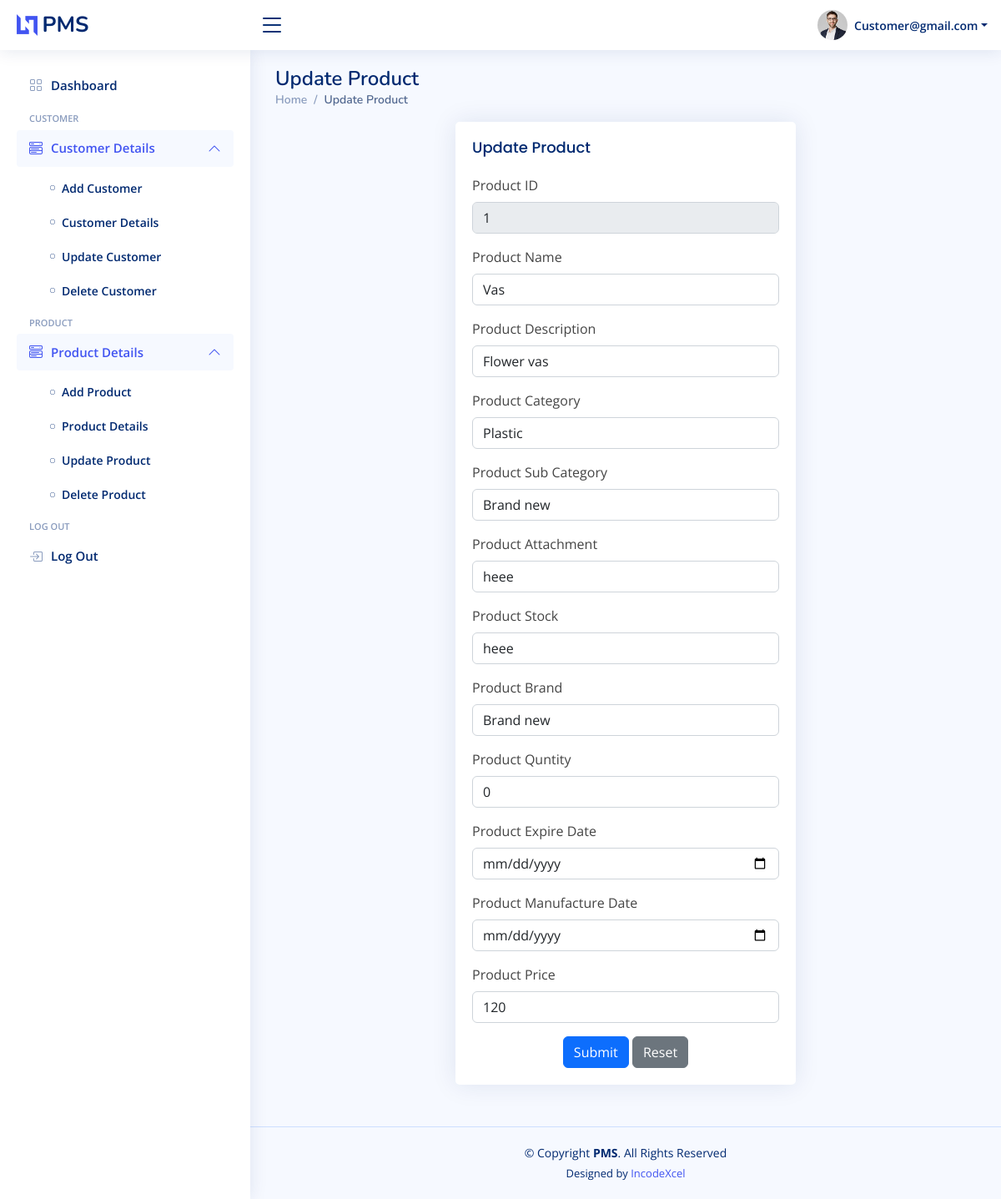
Screenshot of /PMS/Sample/update_product?i_id=1 (signed in) with the database file from the repository.
### tables this page shows
CREATE TABLE `item` (
  `i_id` int(11) NOT NULL,
  `i_name` varchar(50) NOT NULL,
  `i_des` varchar(50) NOT NULL,
  `i_cate` varchar(50) NOT NULL,
  `i_sub_cate` varchar(50) NOT NULL,
  `i_attach` varchar(30) NOT NULL,
  `i_stock` varchar(30) NOT NULL,
  `i_brand` varchar(50) NOT NULL,
  `i_quntity` int(11) NOT NULL,
  `i_expire_date` date NOT NULL,
  `i_mani_date` date NOT NULL,
  `price` int(11) NOT NULL
);

### PMS/Core/App.php (called while the page is built, shortened)
<?php
class App
{
    private $method;
    public function __construct()
    {
        $this->method = CONFIG['defmet'];
    }
    private function splitURL()
    {
        $URL = $_GET['url'] ?? CONFIG['defcon'];
        $URL = explode("/", trim($URL, "/"));
        return $URL;
    }
    public function loadController()
    {
        $URL = $this->splitURL();
        $controllerName = ucfirst($URL[0]);
        $filename = "App/controllers/" . $controllerName . ".php";
        if (file_exists($filename)) {
            unset($URL[0]);
        } else {
            $filename = "App/controllers/_404.php";
            require_once $filename;
            $this->controller = "_404";
        }
        $controller = new $this->controller();
        if (!empty($URL[1]) && method_exists($controller, $URL[1])) {
            $this->method = $URL[1];
            unset($URL[1]);
        }
        call_user_func_array([$controller, $this->method], $URL);
    }
}

### PMS/index.php (called while the page is built, shortened)
<?php
$app = new App;
$app->loadController();

### PMS/Core/Database.php (called while the page is built, shortened)
<?php
trait Database
{
    private function connect()
    {
        $dsn = CONFIG['db']['dbdriver'] . ":host=" . CONFIG['db']['hostname'] . ";dbname=" . CONFIG['db']['database'];
        try {
            $con = new PDO($dsn, CONFIG['db']['username'], CONFIG['db']['password']);
            $con->setAttribute(PDO::ATTR_ERRMODE, PDO::ERRMODE_EXCEPTION);
            return $con;
        } catch (PDOException $e) {
            echo "Connection failed: " . $e->getMessage();
            throw $e;
        }
    }
    public function query($query, $data = [])
    {
        try {
            $con = $this->connect();
            $stm = $con->prepare($query);
            $check = $stm->execute($data);
            if ($check) {
                $result = $stm->fetchAll(PDO::FETCH_OBJ);
                if (is_array($result) && count($result)) {
                    return $result;
                }
            }
        } catch (PDOException $e) {
            echo "Query execution failed: " . $e->getMessage();
        }
        return false;
    }
}

### PMS/Core/Model.php (called while the page is built, shortened)
<?php
trait Model
{
	public function selectFirst($data, $data_not = [])
	{
		$keys = array_keys($data);
		$query = "SELECT * FROM {$this->table} WHERE ";
		foreach ($keys as $key) {
			$query .= "{$key} = :{$key} AND ";
		}
		$query = rtrim($query, " AND ");
		$query .= " LIMIT {$this->limit} OFFSET {$this->offset}";
		$data = array_merge($data, $data_not);
		try {
			$result = $this->query($query, $data);
			if ($result) {
				return $result[0];
			}
			return false;
		} catch (Exception $e) {
			throw new Exception("Error executing query: " . $e->getMessage());
		}
	}
}

### PMS/App/views/Sample/update_product.php (the view, shortened to what this page needs)
<?php require_once('layout/header.php'); ?>
<main id="main" class="main">
	<div class="pagetitle">
		<h1>Update Product</h1>
		<nav>
			<ol class="breadcrumb">
				<li class="breadcrumb-item"><a href="index.html">Home</a></li>
				<li class="breadcrumb-item active">Update Product</li>
			</ol>
		</nav>
	</div>
	<section class="section dashboard">
		<div class="row justify-content-center">
			<div class="col-lg-6">
				<div class="card">
					<div class="card-body">
						<h5 class="card-title">Update Product</h5>
						<form class="row g-3" method="POST">
							<div class="col-12">
								<label for="inputId" class="form-label">Product ID</label>
								<input type="text" class="form-control" id="inputId" disabled value="<?= $product_management->i_id ?>">
							</div>
							<div class="col-12">
								<label for="inputProductName" class="form-label">Product Name</label>
								<input type="Text" class="form-control" name="inputName" id="inputProductName" value="<?= $product_management->i_name ?>">
							</div>
							<div class="col-12">
								<label for="inputDescription" class="form-label">Product Description</label>
								<input type="Text" class="form-control" name="inputDescription" id="inputDescription" value="<?= $product_management->i_des ?>">
							</div>
                            <div class="col-12">
								<label for="inputCategory" class="form-label">Product Category</label>
								<input type="Text" class="form-control" name="inputCategory" id="inputCategory" value="<?= $product_management->i_cate ?>">
							</div>
							<div class="col-12">
								<label for="inputSubCategory" class="form-label">Product Sub Category</label>
								<input type="Text" class="form-control" name="inputSubCategory" id="inputSubCategory" value="<?= $product_management->i_brand ?>">
							</div>
                            <div class="col-12">
								<label for="inputAttachment" class="form-label">Product Attachment</label>
								<input type="Text" class="form-control" name="inputAttachment" id="inputAttachment" value="<?= $product_management->i_attach ?>">
							</div>
                            <div class="col-12">
								<label for="inputStock" class="form-label">Product Stock</label>
								<input type="Text" class="form-control" name="inputStock" id="inputStock" value="<?= $product_management->i_stock ?>">
							</div>
                            <div class="col-12">
								<label for="inputBrand" class="form-label">Product Brand</label>
								<input type="Text" class="form-control" name="inputBrand" id="inputBrand" value="<?= $product_management->i_brand ?>">
							</div>
                            <div class="col-12">
								<label for="inputQuntity" class="form-label">Product Quntity</label>
								<input type="number" class="form-control" name="inputQuntity" id="inputQuntity" value="<?= $product_management->i_quntity ?>">
							</div>
                            <div class="col-12">
								<label for="inputExpireDate" class="form-label">Product Expire Date</label>
								<input type="date" class="form-control" name="inputExpireDate" id="inputExpireDate" placeholder="1234 Main St" value="<?= $product_management->i_quntity ?>">
							</div>
                            <div class="col-12">
								<label for="inputManufactureDate" class="form-label">Product Manufacture Date</label>
								<input type="date" class="form-control" name="inputManufactureDate" id="inputManufactureDate" placeholder="1234 Main St" value="<?= $product_management->i_mani_date ?>">
							</div>
                            <div class="col-12">
								<label for="inputPrice" class="form-label">Product Price</label>
								<input type="number" class="form-control" name="inputPrice" id="inputPrice" value="<?= $product_management->price ?>">
							</div>
							<div class="text-center">
								<button type="submit" class="btn btn-primary">Submit</button>
								<button type="reset" class="btn btn-secondary">Reset</button>
							</div>
						</form>
					</div>
				</div>
			</div>
		</div>
	</section>
</main>
<?php require_once('layout/footer.php'); ?>

### PMS/assets/css/style.css (style rules this page uses)
:root { scroll-behavior: smooth; }
body { font-family: "Open Sans", sans-serif; background: #f6f9ff; color: #444444; }
a { color: #4154f1; text-decoration: none; }
h1, h2, h3, h4, h5, h6 { font-family: "Nunito", sans-serif; }
#main { margin-top: 60px; padding: 20px 30px; transition: all 0.3s; }
.pagetitle { margin-bottom: 10px; }
.pagetitle h1 { font-size: 24px; margin-bottom: 0; font-weight: 600; color: #012970; }
.card { margin-bottom: 30px; border: none; border-radius: 5px; box-shadow: 0px 0 30px rgba(1, 41, 112, 0.1); }
.card-title { padding: 20px 0 15px 0; font-size: 18px; font-weight: 500; color: #012970; font-family: "Poppins", sans-serif; }
.card-body { padding: 0 20px 20px 20px; }
.breadcrumb { font-size: 14px; font-family: "Nunito", sans-serif; color: #899bbd; font-weight: 600; }
.breadcrumb a { color: #899bbd; transition: 0.3s; }
.breadcrumb .breadcrumb-item::before { color: #899bbd; }
.breadcrumb .active { color: #51678f; font-weight: 600; }
@media (min-width: 1200px) { #main, #footer { margin-left: 300px; } }

### rows the page displays
item: i_id "1", inputName "Vas", inputDescription "Flower vas", inputCategory "Plastic", inputSubCategory "Brand new", inputAttachment "heee", inputStock "heee", inputBrand "Brand new", inputQuntity "0", inputPrice "120"

### other values shown
CONFIG['app_name'] "PMS"
$User "Customer@gmail.com"
